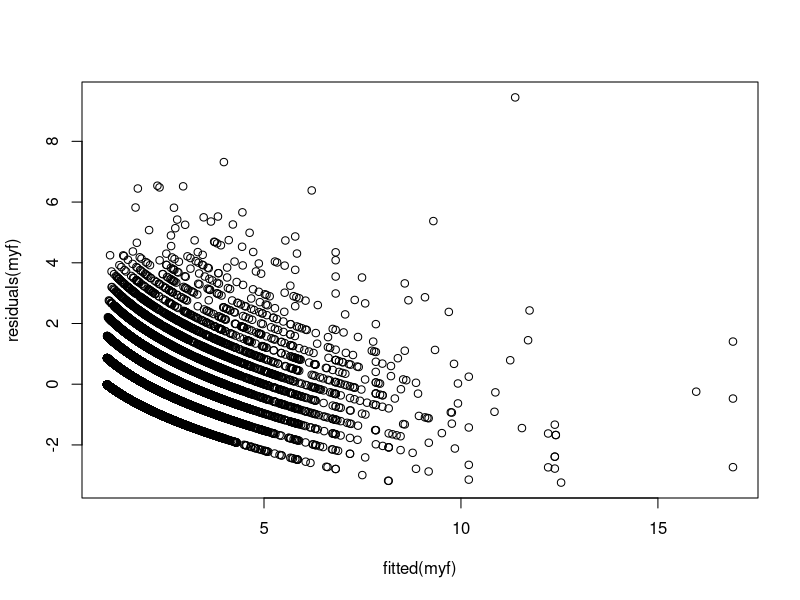

Write R code to recreate this figure.
#Read in data
adjs <- read.csv("adjectives.csv", sep="\t",header=TRUE)
adjs$pos = "adj"
verbs <- read.csv("verbs.csv", sep="\t",header=TRUE)
verbs$pos = "verb"
nouns <- read.csv("nouns.csv", sep="\t",header=TRUE)
nouns$pos = "noun"

#Merge
allpos <- rbind(adjs, verbs, nouns)

#All entries that have entries dated earlier than 951 seem to be errors
allpos <- allpos[allpos$year >=951,]

#Code categorica predictors as factors
allpos$pos <- as.factor(allpos$pos)
allpos$freq <- as.factor(allpos$freq)

#Applying Helmert coding to frequency
contrasts(allpos$freq) <- contr.helmert(7)

#Set intercept to 1
allpos$year2 <- allpos$year - 950

#Fit the Poisson model
myf <- glm(nmeanings ~ year2*freq*pos, family = "poisson", data = allpos)
print(summary(myf))

#Look at the residuals
plot(fitted(myf),residuals(myf))

